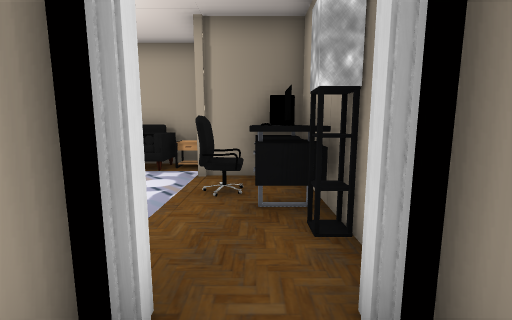
View 1 (above)

16 first-person views from a walk through a Unity game level. The camera is 1.3 m above the floor, tilts 8° down and sees 90° across. Doors are open. The floor is counted in squares, 1 m on a side. Each view is taken from the middle of a square. On the plan, view 1 faces up. The plan holds only what a view shows up to about 13 squares ahead; the rest is blank. Some animated figures are not drawn. Some surface patterns are stand-ins.

View 2
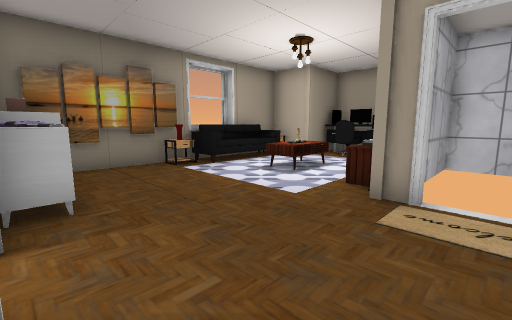

View 3
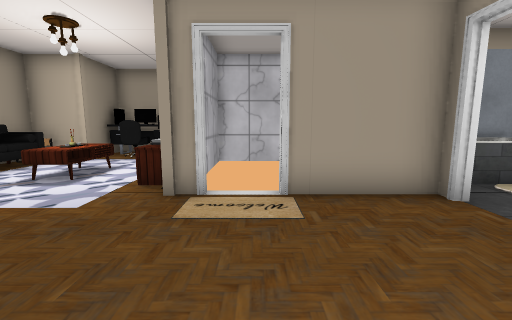

View 4
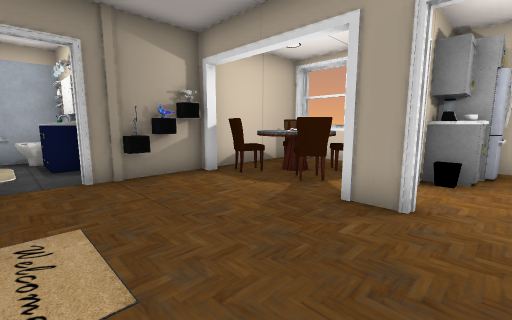

View 5
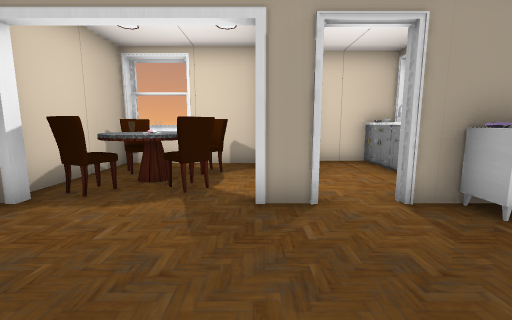

View 6
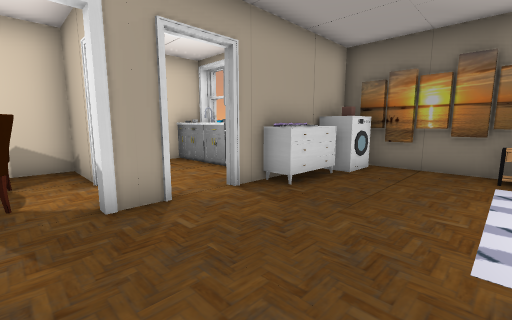

View 7
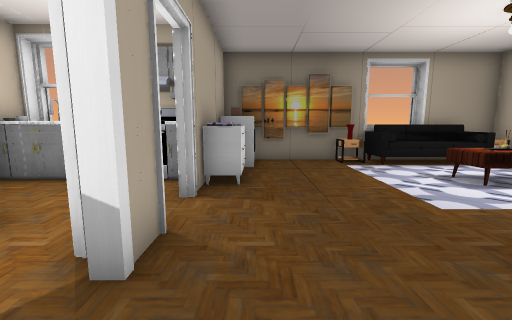

View 8
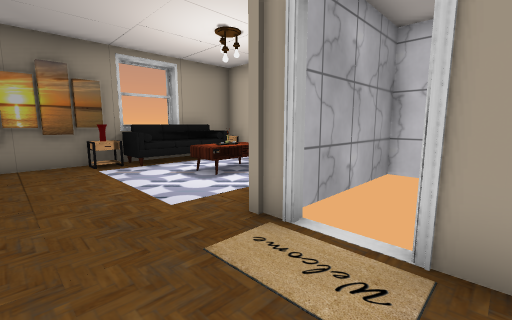

View 9
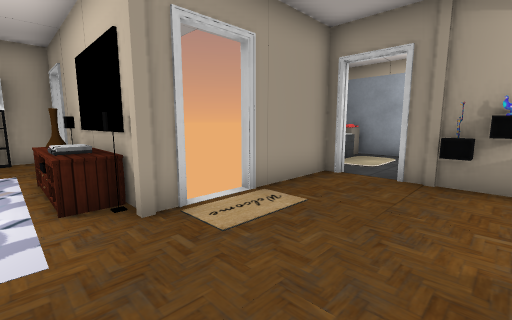

View 10
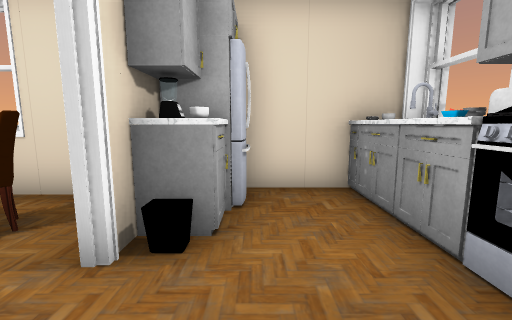

View 11
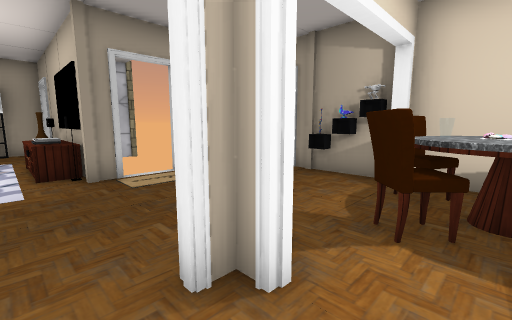

View 12
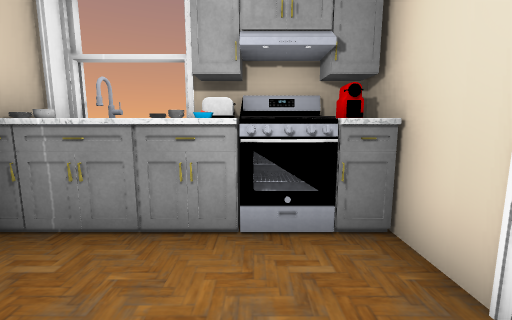

View 13
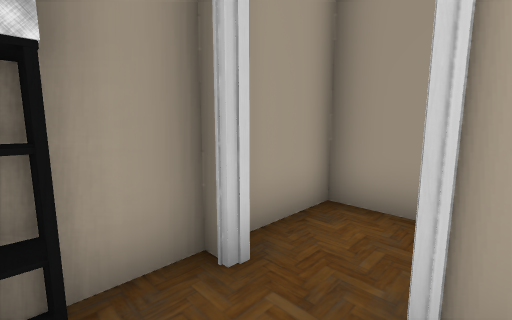

View 14
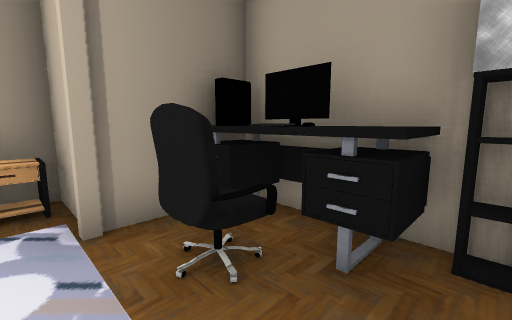

View 15
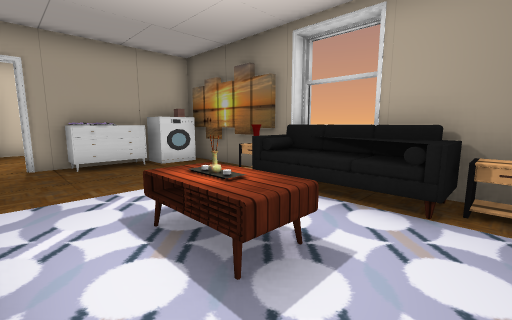

View 16
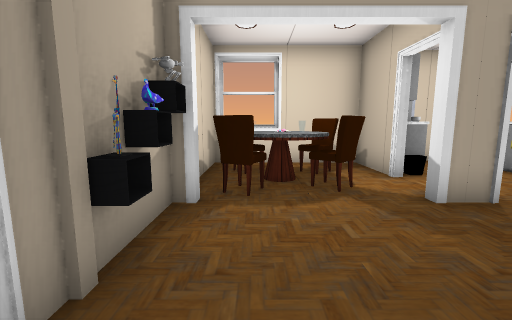

### Floor plan
Points are (right, up) in squares from view 1. A wall is a line through its corners. A room is listed if a view was taken in it or the views show most of it. See-through windows are left out.
Room 1 (view 1)
walls: (0.7, 1.3) (0.7, 1.6); (-0.7, 1.6) (-0.7, 1.3); (-1.1, 1.5) (-1.1, 1); (-0.3, -0.9) (1.1, -0.9) (1.1, 2)
ways out: open door at (0, 2) to room 2
Room 2 (views 2, 3, 4, 5, 6, 7, 8, 9, 10, 11, 12, 13, 14, 15, 16)
walls: (-6.4, 1) (-6.4, 1.5); (-11.1, 4.5) (-11.1, 3.5) (-11.3, 3.5) (-11.3, 4.5); (-11.9, 1.6) (-11.3, 1.6) (-11.3, 2) (-11.1, 2) (-11.1, 1) (-11.5, 1); (-7.4, 8.2) (-10.5, 8.2); (-13.2, 1.8) (-13.2, 1.4) (-15.6, 1.4) (-15.6, -3.4) (-11.3, -3.4); (-6.9, 8.4) (-10.6, 8.4); (-2.6, 1.6) (-0.7, 1.6); (-6.9, -3.4) (-6.4, -3.4) (-6.4, -0.4); (-14.4, 4.9) (-15.5, 4.9); (-11, -3.4) (-8.1, -3.4); (-16.1, 4.5) (-16.1, 2.8); (0.7, 2.8) (0.7, 3.4); (1.1, 2) (1.1, 3.5); (1.1, 5.4) (1.1, 6.4) (-1.3, 6.4) (-1.3, 8.4) (-3.5, 8.4)
ways out: open door at (0, 2) to room 1; open door at (-6, 0.5); gap at (-13, 1)
objects: other object (-16, 2); other object (-15, 2) to (-15, 3); chair (-14, -2); chair (-14, -1) to (-14, 0); other object (-14, 2); other object (-14, 5); other object (-14, 6); other object (-13, -1); chair (-13, -1) to (-12, 0); stove (-13, 5); other object (-13, 6); chair (-12, -2); other object (-12, 5); shelf (-11, -3); other object (-11, 5); dresser (-11, 5) to (-10, 6); machine (-11, 7) to (-10, 7); other object (-10, -3); shelf (-9, -3); other object (-9, -2); other object (-6, 2); other object (-6, 3); sofa (-6, 7) to (-3, 8); table (-6, 8); other object (-5, 2); other object (-5, 3); table (-5, 4) to (-3, 5); table (-4, 2) to (-3, 2); vase (-2, 2); table (-2, 8); chair (-1, 5) to (0, 5); other object (-1, 6); other object (0, 4) to (1, 6)

Where each view was taken, in squares from view 1:
view 1: 0 up, 0 right, facing up
view 2: 0 up, 11 left, facing up-right
view 3: 0 up, 11 left, facing right
view 4: 3 up, 7 left, facing down-left
view 5: 1 up, 7 left, facing left
view 6: 0 up, 7 left, facing up-left
view 7: 1 down, 10 left, facing up
view 8: 1 down, 9 left, facing up-right
view 9: 3 up, 10 left, facing down-right
view 10: 3 up, 11 left, facing left
view 11: 3 up, 13 left, facing down-right
view 12: 2 up, 13 left, facing up
view 13: 3 up, 1 left, facing down-right
view 14: 3 up, 2 left, facing up-right
view 15: 3 up, 2 left, facing up-left
view 16: 2 down, 7 left, facing left
